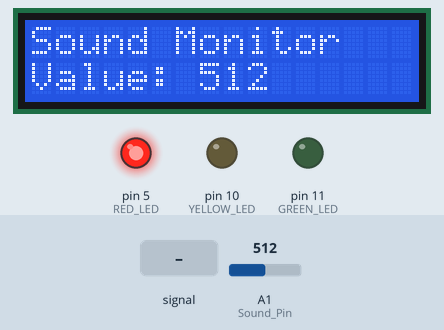
Simulated run of this sketch. Board: Arduino Uno, built with avr-gcc and run on an emulated ATmega328P. Shown: 16×2 character LCD, output pins drawn as LEDs (lit = HIGH). Dashed ring = blinking. The test bench sets the inputs (shaded band); at power-on: A1 (Sound_Pin) = 512.

Above: at 1.2 s.
1.3 s: A1 (Sound_Pin) fed a 200 Hz sine of ±255 counts around its level
At 3.6 s:
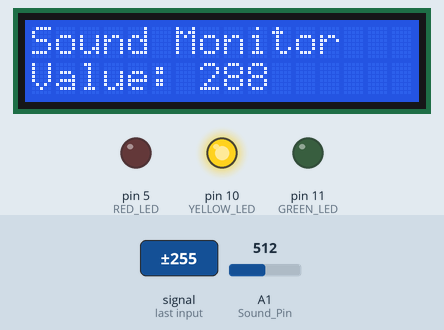
4.3 s: A1 (Sound_Pin) set to 90
At 5.5 s:
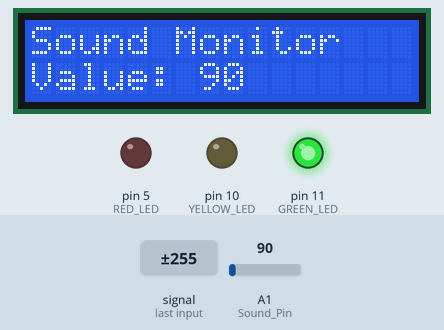
5.8 s: A1 (Sound_Pin) set to 111
At 7.0 s:
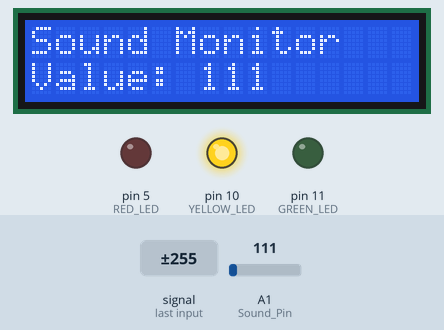
7.3 s: A1 (Sound_Pin) fed a 200 Hz sine of ±81 counts around its level
At 7.64 s:
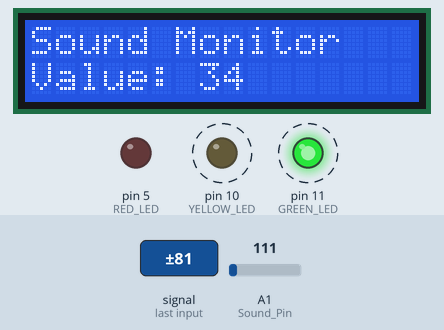
8.8 s: A1 (Sound_Pin) set to 122
At 10.0 s:
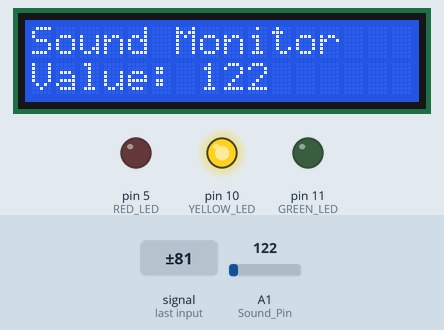
Timing chart, 0 to 11.3 s (numbered marks = the images above; inputs shaded):
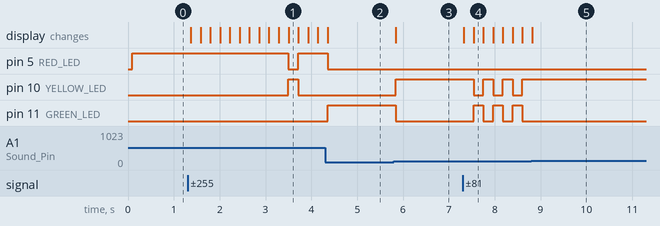

The sketch:

16_Noise_Detector.ino
```cpp
#include <Wire.h>
#include <LiquidCrystal_I2C.h>
// ===== LCD parameters =====
#define COLUMNS 16
#define ROWS    2

LiquidCrystal_I2C lcd(
  PCF8574_ADDR_A21_A11_A01,
  4, 5, 6, 16, 11, 12, 13, 14,
  POSITIVE
);
// ===== Pin definitions =====
const int Sound_Pin = A1;
const int RED_LED    = 5;
const int YELLOW_LED = 10;
const int GREEN_LED  = 11;

void setup() {
  // Initialize LED pins as output
  pinMode(RED_LED, OUTPUT);
  pinMode(YELLOW_LED, OUTPUT);
  pinMode(GREEN_LED, OUTPUT);

  // Initialize LCD
  lcd.begin(COLUMNS, ROWS, LCD_5x8DOTS);
  lcd.clear();
  lcd.backlight();

  lcd.setCursor(0, 0);
  lcd.print("Sound Monitor");
}

void loop() {
  int soundValue = analogRead(Sound_Pin);
  // ===== LCD display =====
  lcd.setCursor(0, 1);
  lcd.print("Value: ");
  lcd.print(soundValue);
  lcd.print("   ");   // Clear remaining characters
  // ===== LED status control =====
  digitalWrite(RED_LED, LOW);
  digitalWrite(YELLOW_LED, LOW);
  digitalWrite(GREEN_LED, LOW);
  if (soundValue < 100) {
    digitalWrite(GREEN_LED, HIGH);
  }
  else if (soundValue <= 300) {
    digitalWrite(YELLOW_LED, HIGH);
  }
  else {
    digitalWrite(RED_LED, HIGH);
  }

  delay(200);  // Refresh rate
}
```

Measured:
- the behaviour switches between 99 and 100 on A1 (Sound_Pin) (found by bisection; images 2 and 3)
- after the input at 1.3 s, pin 5 (RED_LED): HIGH → LOW after 2.2 s, → HIGH 0.21 s later; pin 10 (YELLOW_LED): LOW → HIGH after 2.2 s, → LOW 0.21 s later; the display: first changes after 0.07 s (image 1 shows a later state)
- after the input at 4.3 s, pin 10 (YELLOW_LED): stays LOW (without the input it goes to HIGH after 0.27 s); pin 11 (GREEN_LED): LOW → HIGH after 0.05 s
- after the input at 5.8 s, pin 10 (YELLOW_LED): LOW → HIGH at once; pin 11 (GREEN_LED): HIGH → LOW at once; the display: changes at once (image 3)
- after the input at 7.3 s, pin 10 (YELLOW_LED), pin 11 (GREEN_LED): alternates HIGH for 0.21 s and LOW for 0.21 s, starting after 0.24 s; the display: first changes at once (image 4 shows a later state)
- after the input at 8.8 s, pin 10 (YELLOW_LED): stops changing and stays HIGH; pin 11 (GREEN_LED): stops changing and stays LOW
